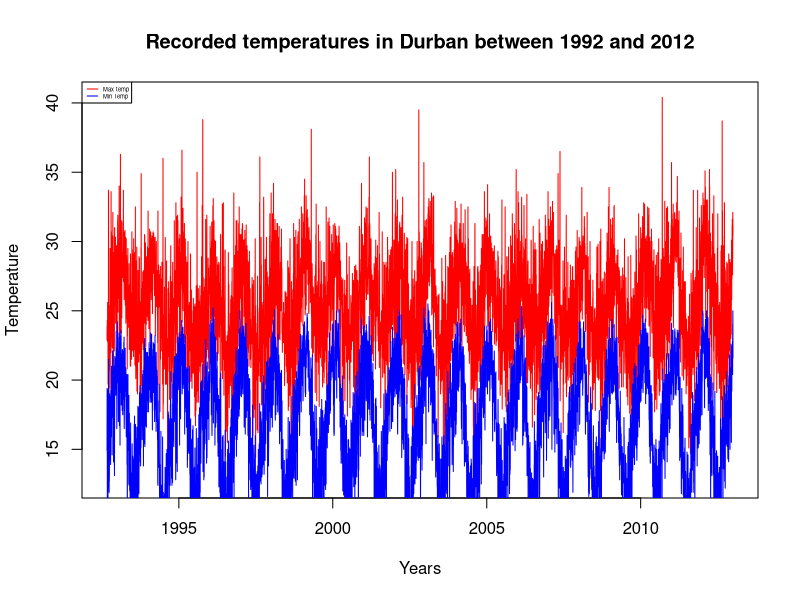
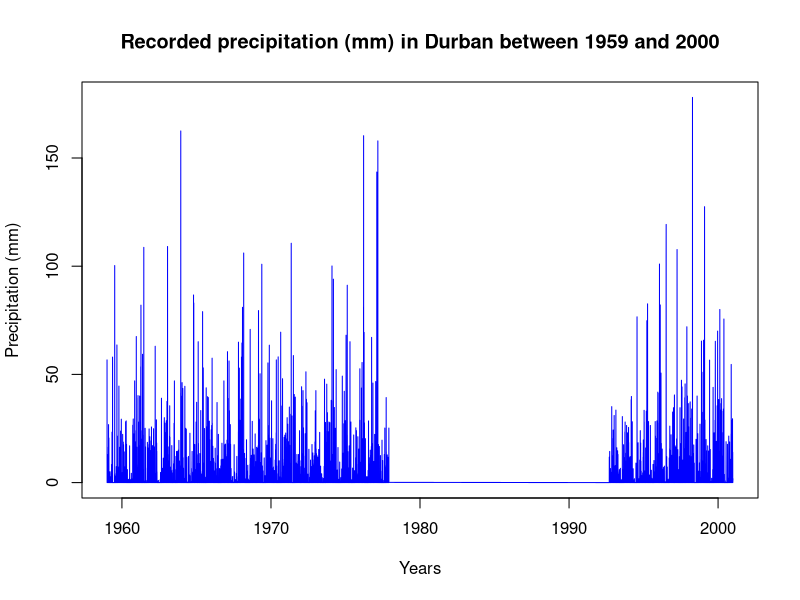
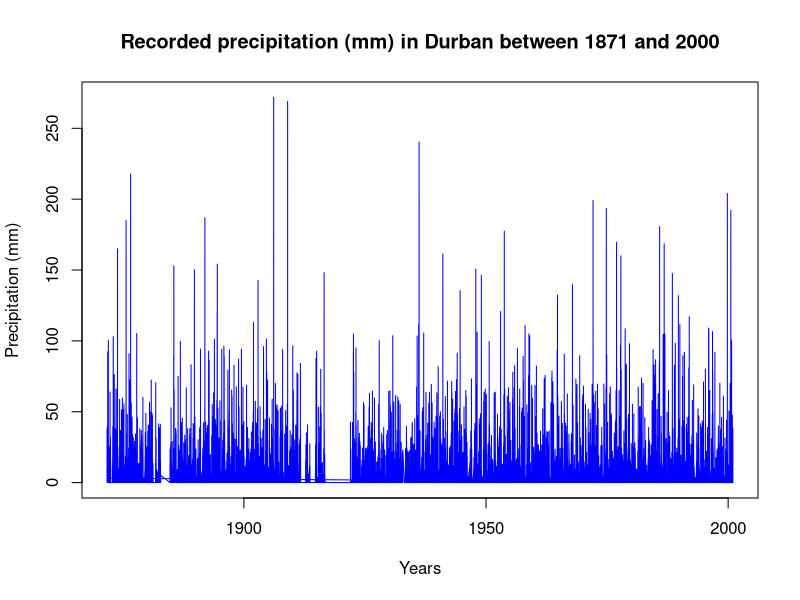

Recreate these plots in R, in order.
## Zinhle Mthombothi 
# Weather data from Durban

library(tidyverse)
library(zoo)

rm(list = ls())

#max temperature data from Durban betwen 1992 to 2012
max_temp_Data <- read.delim("0240808A2_tasmax.txt",
                             stringsAsFactors =  F) #1992 to 2012
head(max_temp_Data)

#min temperature data from Durban betwen 1992 to 2012
min_temp_Data <- read.delim("0240808A2_tasmin.txt", 
                              stringsAsFactors =  F)
head(min_temp_Data)

#Convert strings to dates
Dates <- function(start.date, end.date){
    startDate <- as.Date(start.date, format = '%Y/%m/%d')
    endDate <- as.Date(end.date, format = '%Y/%m/%d')
    return(c(startDate, endDate))
}

Temp.Dates <- Dates('1992/09/01', '2012/12/31')

# startDate <- as.Date('1992/09/01', format = '%Y/%m/%d')
# endDate <- as.Date('2012/12/31', format = '%Y/%m/%d')

#Function to clean the Durban data. Remove the first two rows with the date and coordinates
clean_temp_data <- function(temperature_df, start, end){
   
    temperature_df <- temperature_df[-c(1, 2),] #remove the first 2 rows with characters the other 3 have temp of -999
    dates_df <- start:end
    temperature_df <- as.data.frame(as.numeric(temperature_df))
    names(temperature_df) <- "Durban_temperature"
    dates_data <- as.data.frame(dates_df)
    names(dates_data) <- "dates"
    temperature_data <- as.data.frame(cbind(dates_data$dates, temperature_df$Durban_temperature)) #1992 to 2012
    names(temperature_data) <- c("date", "Durban_temperature")
    temperature_data <- temperature_data %>% filter((temperature_data$Durban_temperature != -999)) #removing the undefined values -999
     
 }

# Cleaned weather data frame
max_temp_DF <- clean_temp_data(max_temp_Data, Temp.Dates[1], Temp.Dates[2])
min_temp_DF <- clean_temp_data(min_temp_Data, Temp.Dates[1], Temp.Dates[2])

plot(as.Date(max_temp_DF$date), max_temp_DF$Durban_temperature, type = "l", col = "red",
     ylab = "Temperature", xlab = "Years", main = "Recorded temperatures in Durban between 1992 and 2012")
lines(as.Date(min_temp_DF$date), min_temp_DF$Durban_temperature, type = "l", col = "blue")
legend("topleft", legend = c("Max temp", "Min Temp"), col = c("red", "blue"), lty=1, cex=0.35, )


write.csv(list(as.Date(min_temp_DF$date), min_temp_DF$Durban_temperature), 'Durban_min.csv')
write.csv(list(as.Date(max_temp_DF$date), max_temp_DF$Durban_temperature), 'Durban_max.csv')

###***************************PRECIPITATION****************************************

#precipitation data from Durban betwen 1959 to 2000
precip_Durban <-  read.delim("0240808A2_pr.txt", 
                           stringsAsFactors =  F)
head(precip_Durban) #1959 to 2000

#dates
Precip1.Dates <- Dates('1959/01/01', '2000/12/31')


##precipitation data from Durban betwen 1871 and 2000
precip_Durban2 <-  read.delim("0240891_0_pr.txt", 
                            stringsAsFactors =  F)
head(precip_Durban2) #1871 to 2000

#dates
Precip2.Dates <- Dates('1871/10/01', '2000/12/31')


## function to clean precipitation data 

clean_precip_data <- function(precip_df, start, end){
    precip_df <- precip_df[-c(1, 2),] #remove the first 2 rows with characters the other 3 have temp of -999
    precip_df <- as.data.frame(as.numeric(precip_df))
    dates_df <- start:end
    dates_data <- as.data.frame(dates_df)
    names(dates_data) <- "dates"
    names(precip_df) <- "Durban_precipitation"
    head(precip_df) #1992 to 2012
    precip_data <- as.data.frame(cbind(dates_data$dates, precip_df$Durban_precipitation)) #1992 to 2012
    names(precip_data) <- c("dates", "Durban_precipitation")
    precip_df <- precip_data %>%  filter((precip_data$Durban_precipitation != -999)) #removing the undefined values -999

}

#Clean precipitation DF
precip_df_59_00 <- clean_precip_data(precip_Durban, start = Precip1.Dates[1], end = Precip1.Dates[2])
plot(as.Date(precip_df_59_00$dates), precip_df_59_00$Durban_precipitation, type = "l",
     col = "blue", ylab = "Precipitation (mm)", xlab = "Years", main = "Recorded precipitation (mm) in Durban between 1959 and 2000")
precip2_df_71_00 <- clean_precip_data(precip_Durban2, start = Precip2.Dates[1], end = Precip2.Dates[2])
plot(as.Date(precip2_df_71_00$dates), precip2_df_71_00$Durban_precipitation, type = "l", col = "blue", 
     ylab = "Precipitation (mm)", xlab = "Years", main = "Recorded precipitation (mm) in Durban between 1871 and 2000")

